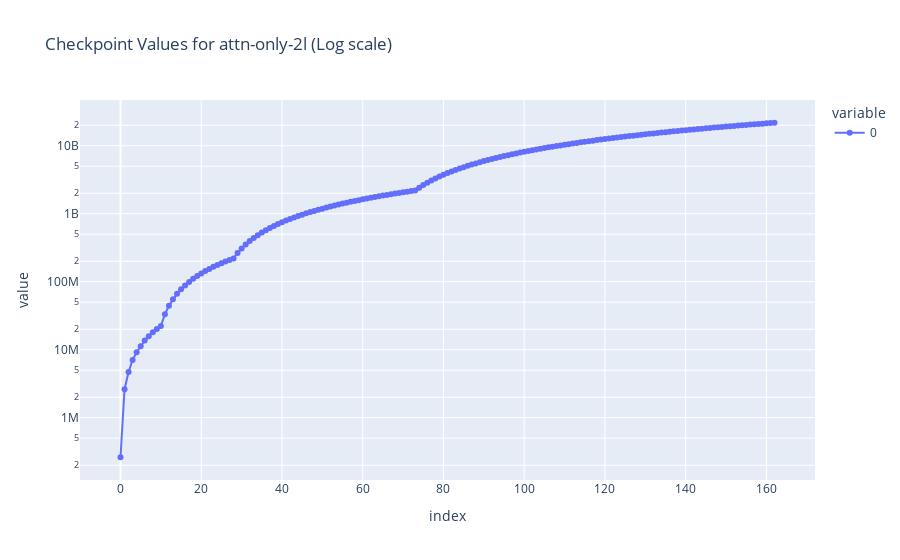

Notebook cell for this chart:
### Markdown cell above
The checkpoint structure and labels is somewhat messy and ad-hoc, so I mostly recommend using the `checkpoint_index` syntax (where you can just count from 0 to the number of checkpoints) rather than `checkpoint_value` syntax (where you need to know the checkpoint schedule, and whether it was labelled with the number of tokens or steps). The helper function `get_checkpoint_labels` tells you the checkpoint schedule for a given model - ie what point was each checkpoint taken at, and what type of label was used.

Here are graphs of the schedules for several checkpointed models: (note that the first 3 use a log scale, latter 2 use a linear scale)

### Code cell
from transformer_lens.loading_from_pretrained import get_checkpoint_labels
for model_name in ["attn-only-2l", "solu-12l", "stanford-gpt2-small-a"]:
    checkpoint_labels, checkpoint_label_type = get_checkpoint_labels(model_name)
    line(checkpoint_labels, xaxis="Checkpoint Index", yaxis=f"Checkpoint Value ({checkpoint_label_type})", title=f"Checkpoint Values for {model_name} (Log scale)", log_y=True, markers=True)
for model_name in ["solu-1l-pile", "solu-6l-pile"]:
    checkpoint_labels, checkpoint_label_type = get_checkpoint_labels(model_name)
    line(checkpoint_labels, xaxis="Checkpoint Index", yaxis=f"Checkpoint Value ({checkpoint_label_type})", title=f"Checkpoint Values for {model_name} (Linear scale)", log_y=False, markers=True)

### Figure 1 — Plotly figure (JSON) as saved in the notebook; plotly's stock layout.template omitted (floating-point values rounded to 4 significant figures; data arrays with more than 128 entries replaced by an {"elided": "..."} marker saying what was removed)
{"data": [{"hovertemplate": "variable=0<br>index=%{x}<br>value=%{y}<extra></extra>", "legendgroup": "0", "line": {"color": "#636efa", "dash": "solid"}, "marker": {"symbol": "circle"}, "mode": "lines+markers", "name": "0", "orientation": "v", "showlegend": true, "type": "scatter", "x": {"elided": "163 int values"}, "xaxis": "x", "y": {"elided": "163 int values"}, "yaxis": "y"}], "layout": {"autosize": true, "legend": {"title": {"text": "variable"}, "tracegroupgap": 0}, "title": {"text": "Checkpoint Values for attn-only-2l (Log scale)"}, "xaxis": {"anchor": "y", "autorange": true, "domain": [0, 1], "range": [-10.44, 172.4], "title": {"text": "index"}, "type": "linear"}, "yaxis": {"anchor": "x", "autorange": true, "domain": [0, 1], "range": [5.013, 10.74], "title": {"text": "value"}, "type": "log"}}}
